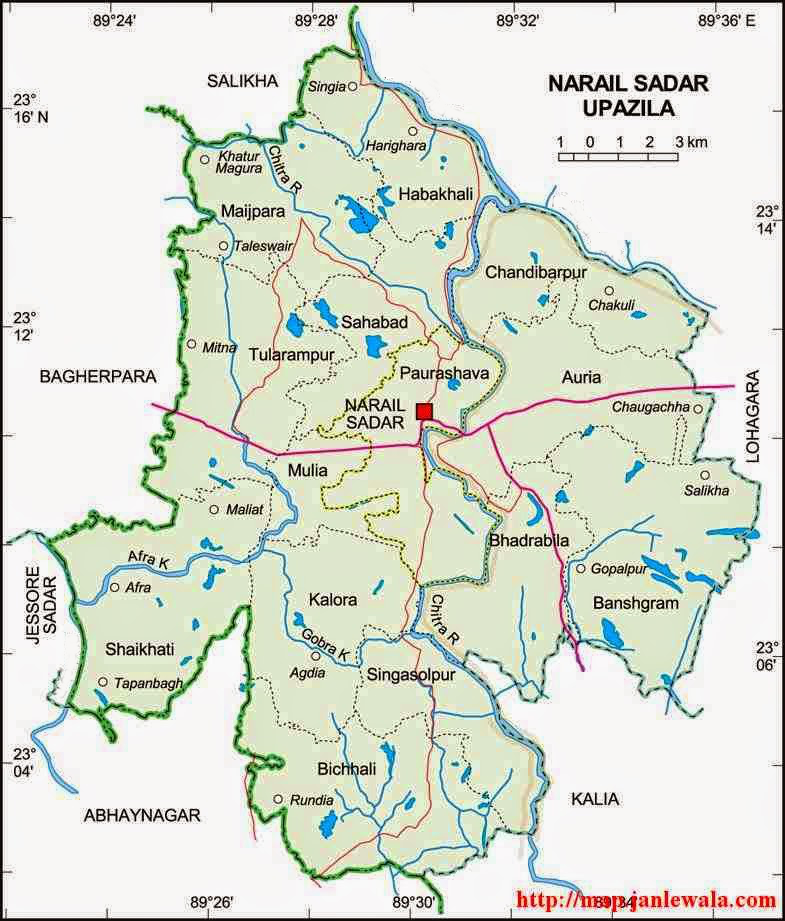
#> input picture narail_sadar_text_removed.png, 785 x 921 px, found by its file name
$ jupyter execute --allow-errors Automated_Digitization.ipynb   (shell and % lines are left out)
#> lines starting #> are read from the running program, lines starting #| are printed output that depends on the picture
### Importing Python library

##### reference tutorial: https://mohammadimranhasan.com/digitise-geographic-features/

[cell 1]
import os
import plotly
import plotly.graph_objs as go
plotly.offline.init_notebook_mode(connected=True)
import matplotlib.pyplot as plt
import matplotlib.image as mpimg
from skimage import measure
import math
import numpy as np
import pandas as pd
import geopandas as gpd
from shapely.geometry import Polygon

### Importing Image

[cell 2]
import matplotlib.pyplot as plt
import matplotlib.image as mpimg

# Replace the URL with the local file path
file_path = r'D:\LEARNING\12. MSc\0. Project\2024_05_04_Code\Automated_Digitization\narail_sadar_text_removed.png'

# Load the image from the local file path
image = mpimg.imread(file_path)
#> image is the input picture: shape (921, 785, 4) float32; mean R, G, B, A 0.847, 0.864, 0.817, 1
test_image = image.copy()[:,:,0]
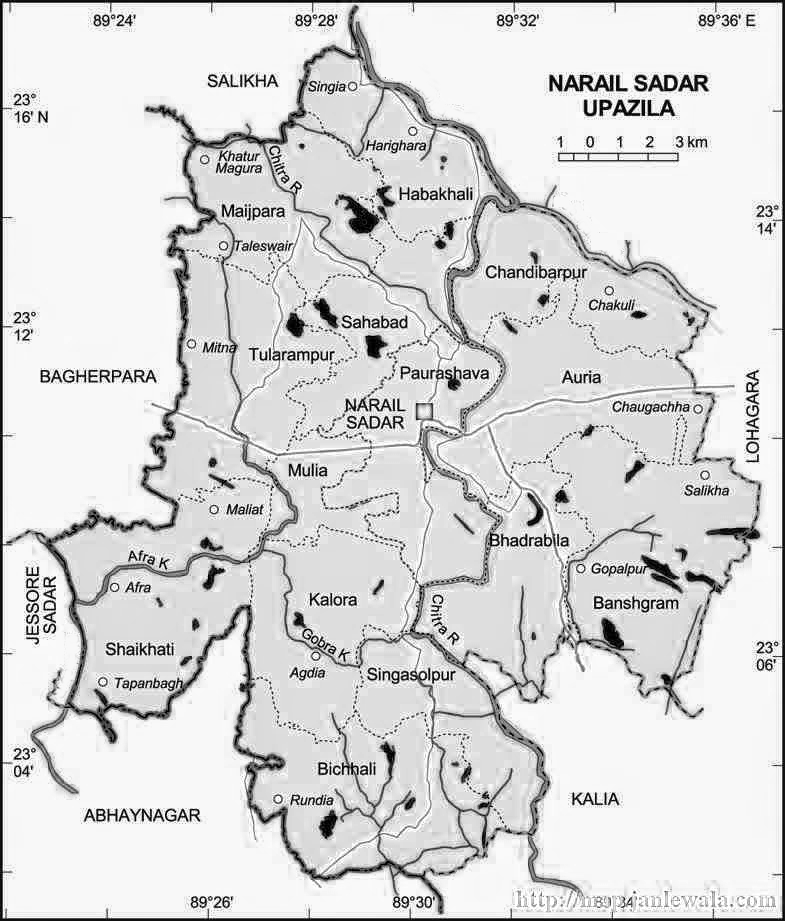
#> test_image: shape (921, 785) float32; min 0, max 1, mean 0.846

plt.figure(figsize=(15, 15))
plt.imshow(test_image, cmap='gray')
plt.show()

### Digitising by histogram and extract geographic features

[cell 3]
test_image = test_image*255
hist, bin_edge = np.histogram(test_image.ravel(), bins=256)
#> hist = 256 values, max 221782 at index 248, min 239 at index 2, mean 2824.2; bin_edge = 257 values from 0 to 255
plt.figure(figsize=(7,5))
plt.plot(hist)
plt.ylabel('Number of pixel')
plt.xlabel('Grey scale single band color depth');
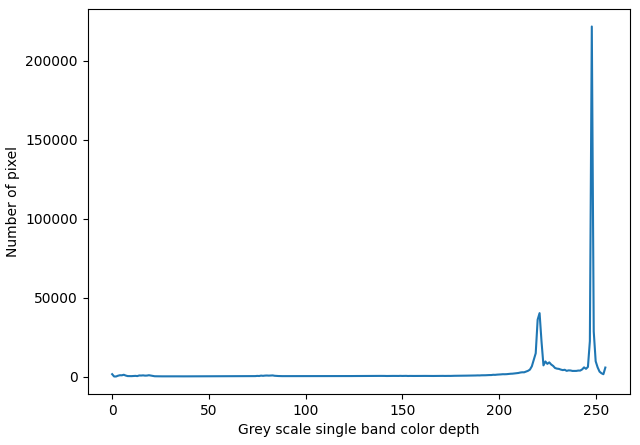
#> figure drawn by matplotlib, 1 panel; curve peaks at x = 248, y = 221782

[cell 4]
import numpy as np
import matplotlib.pyplot as plt
from skimage import measure

# Assuming 'test_image' is my binary image
contours = measure.find_contours(test_image, 197)
#> contours = 4184 point arrays, longest 11160 points

plt.figure(figsize=(14, 14))
plt.imshow(test_image, cmap='gray')

for contour in contours:
    plt.plot(contour[:, 1], contour[:, 0], color='r')

plt.show()
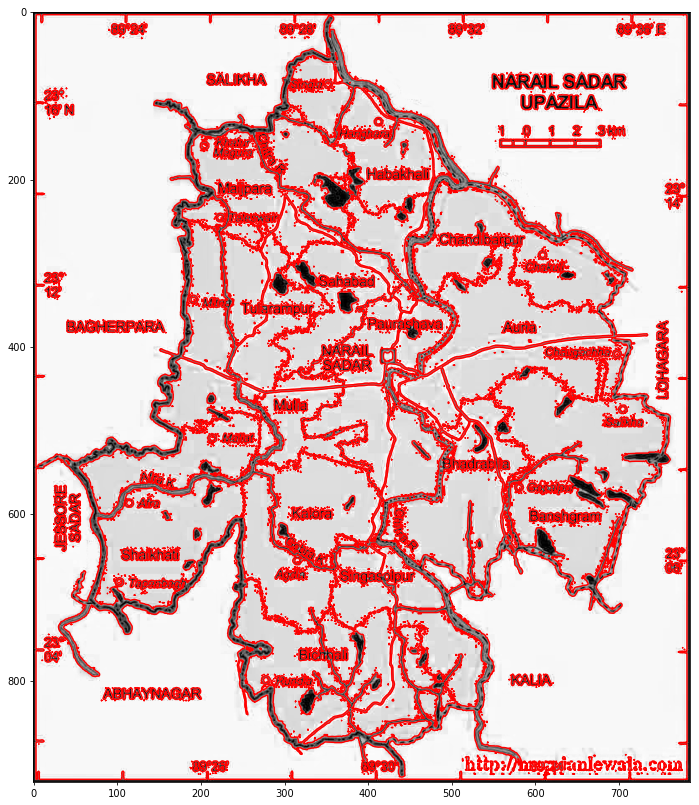
#> figure drawn by matplotlib, 1 panel

### Noise reduction

[cell 5]
def filter_point(x, y,num_point, trial_xarr, trial_yarr):
    mask1 = np.ones(np.shape(trial_xarr), dtype=bool)
    for i in range(len(trial_xarr)):
        sumangel = 0
        for j in range(num_point):
            x1, y1 = x[j], y[j]
            x2, y2 = x[j+1], y[j+1]
            a = ((x1-x2)**2+(y1-y2)**2)**0.5
            c = ((x1-trial_xarr[i])**2+(y1-trial_yarr[i])**2)**0.5
            b = ((x2-trial_xarr[i])**2+(y2-trial_yarr[i])**2)**0.5
            an_v = (b**2+c**2-a**2)/(2*b*c)
            if an_v<-1:
                an_v=-1
            elif an_v>1:
                an_v=1
            else:
                an_v=an_v
            angel = math.acos(an_v)
            sumangel+=angel
        if sumangel <6.2831852:
            mask1[i]=False
    xf = trial_xarr[mask1]
    yf = trial_yarr[mask1]
    return xf, yf

### Function for smoothing the polygon feature

[cell 6]
def moving_average(a, n=3) :
    ret = np.cumsum(a, dtype=float)
    ret[n:] = ret[n:] - ret[:-n]
    return ret[n - 1:] / n

### Application of the two functions together

[cell 7]
import numpy as np
import matplotlib.pyplot as plt
import matplotlib.image as mpimg
from skimage import measure
import math

def filter_point(x, y, num_point, trial_xarr, trial_yarr):
    mask1 = np.ones(np.shape(trial_xarr), dtype=bool)
    for i in range(len(trial_xarr)):
        sumangel = 0
        for j in range(num_point):
            x1, y1 = x[j], y[j]
            x2, y2 = x[j+1], y[j+1]
            a = ((x1-x2)**2+(y1-y2)**2)**0.5
            c = ((x1-trial_xarr[i])**2+(y1-trial_yarr[i])**2)**0.5
            b = ((x2-trial_xarr[i])**2+(y2-trial_yarr[i])**2)**0.5
            an_v = (b**2+c**2-a**2)/(2*b*c)
            if an_v < -1:
                an_v = -1
            elif an_v > 1:
                an_v = 1
            else:
                an_v = an_v
            angle = math.acos(an_v)
            sumangel += angle
        if sumangel < 6.2831852:
            mask1[i] = False
    xf = trial_xarr[mask1]
    yf = trial_yarr[mask1]
    return xf, yf

def moving_average(a, n=3):
    ret = np.cumsum(a, dtype=float)
    ret[n:] = ret[n:] - ret[:-n]
    return ret[n - 1:] / n

# Define your polygon points
x = [45, 280, 765, 765, 20, 45]
y = [202, 39, 70, 880, 890, 202]

# Assuming 'test_image' is your binary image
contours = measure.find_contours(test_image, 197)

# Filter noise points
filtered_contours = []
for contour in contours:
    filtered_contour = filter_point(x, y, len(x)-1, contour[:, 1], contour[:, 0])
    filtered_contours.append(filtered_contour)
#> this loop made 4184 passes
#> after the loop, filtered_contours = 4184 items

# Apply moving average for smoothing
smoothed_contours = []
for filtered_contour in filtered_contours:
    smoothed_contour = np.column_stack((moving_average(filtered_contour[0], n=7), moving_average(filtered_contour[1], n=7)))
    smoothed_contours.append(smoothed_contour)
#> after the loop, smoothed_contours = 4184 point arrays, longest 6324 points

plt.figure(figsize=(14, 14))
plt.imshow(test_image, cmap='gray')

# Plot the original polygon
plt.plot(x, y, 'b-')

# Plot the smoothed polygon
for contour in smoothed_contours:
    plt.plot(contour[:, 0], contour[:, 1], lw=1, color='r')

plt.show()
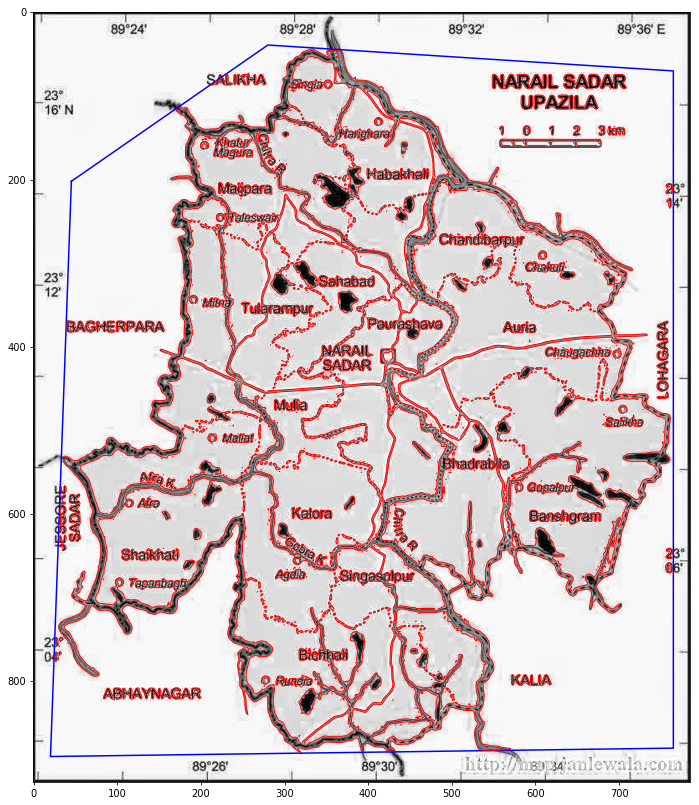
#> figure drawn by matplotlib, 1 panel

### Indirect geo referencing

[cell 8]
import plotly.io as pio

# Assuming 'test_image' is your image array
trace_image = go.Heatmap(z=test_image, colorscale='Greys')

layout = go.Layout(
    width=785,
    height=921,
    yaxis=dict(autorange='reversed')
)

fig = go.Figure(data=[trace_image], layout=layout)

# Save the plot as an HTML file
pio.write_html(fig, 'plot.html')

### Coordinate transfer to the feature

[cell 9]
# Parameters for coordinate transfer
min_x = 2  # Every 98 pixels along x axis equals 2 minutes
min_y = 2  # Every 112 pixels along y axis equals 2 minutes
pix_x = 98  # Pixel interval along x axis
pix_y = 112  # Pixel interval along y axis
st_pix_x = 122  # X pixel index of 1st GCP
st_pix_y = 88  # Y pixel index of 1st GCP

# Calculate starting latitude and longitude based on the first GCP pixel indices
starting_x = 89 + (24 / 60) - ((st_pix_x * min_x) / 60 / pix_x)
starting_y = 23 + (16 / 60) + ((st_pix_y * min_y) / 60 / pix_y)

# Calculate multiplication factors for converting pixel increments to minutes
mult_factor_x = (min_x / 60) / pix_x
mult_factor_y = (min_y / 60) / pix_y

# Assuming 'test_image' is your binary image
contours = measure.find_contours(test_image, 197)

# Filter noise points
filtered_contours = []
for contour in contours:
    filtered_contour = filter_point(x, y, len(x)-1, contour[:, 1], contour[:, 0])
    filtered_contours.append(filtered_contour)

# Apply moving average for smoothing
smoothed_contours = []
for filtered_contour in filtered_contours:
    smoothed_contour = np.column_stack((moving_average(filtered_contour[0], n=7), moving_average(filtered_contour[1], n=7)))
    smoothed_contours.append(smoothed_contour)

# Extract the smoothed coordinates of the polygon
xf = smoothed_contours[0][:, 0]  # Assuming the first contour is the desired polygon
#> xf = 6324 values, max 761.3 at index 3528, min 29.82 at index 463, mean 374.7
yf = smoothed_contours[0][:, 1]  # Assuming the first contour is the desired polygon
#> yf = 6324 values, max 884.9 at index 1719, min 43.81 at index 4920, mean 526.6

# Perform the coordinate transfer
x_ref = []
y_ref = []

for i in xf:
    x_ref.append(starting_x + (i * mult_factor_x))
#> this loop made 6324 passes
#> i on passes 1 to 3: 34.83, 35.31, 35.74
#> after the loop, x_ref = 6324 values, max 89.62 at index 3528, min 89.37 at index 463, mean 89.49
for j in yf:
    y_ref.append(starting_y - (j * mult_factor_y))
#> this loop made 6324 passes
#> j on passes 1 to 3: 536.7, 537.1, 537.7
#> after the loop, y_ref = 6324 values, max 23.28 at index 4920, min 23.03 at index 1719, mean 23.14

### Converting polygon to shapefile

[cell 10]
df = pd.DataFrame({'Long':x_ref,'Lat':y_ref})
#> df = table of 6324 rows and 2 columns
df['Coordinates'] = list(zip(df.Long, df.Lat))
df['Coordinates'] = Polygon(df['Coordinates'])
crs = {'init': 'epsg:4326'}
#> (the rest of this cell did not finish here and is left out)
